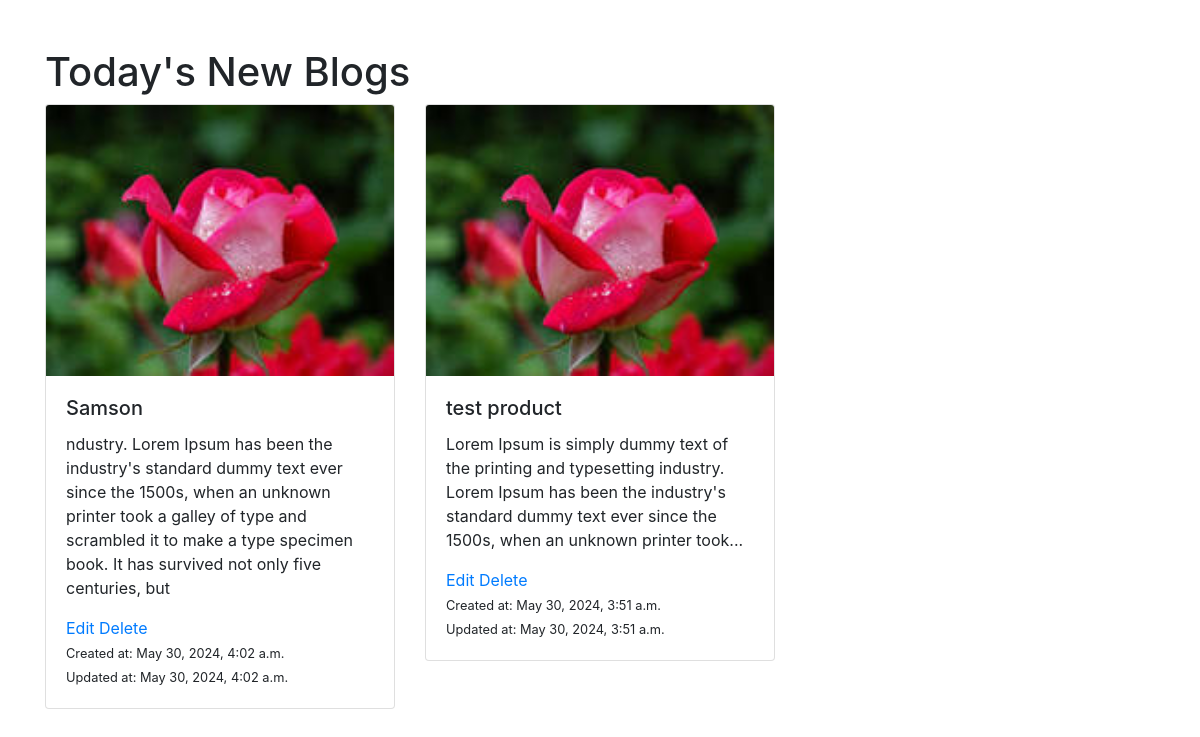
Before: / with the older database file.
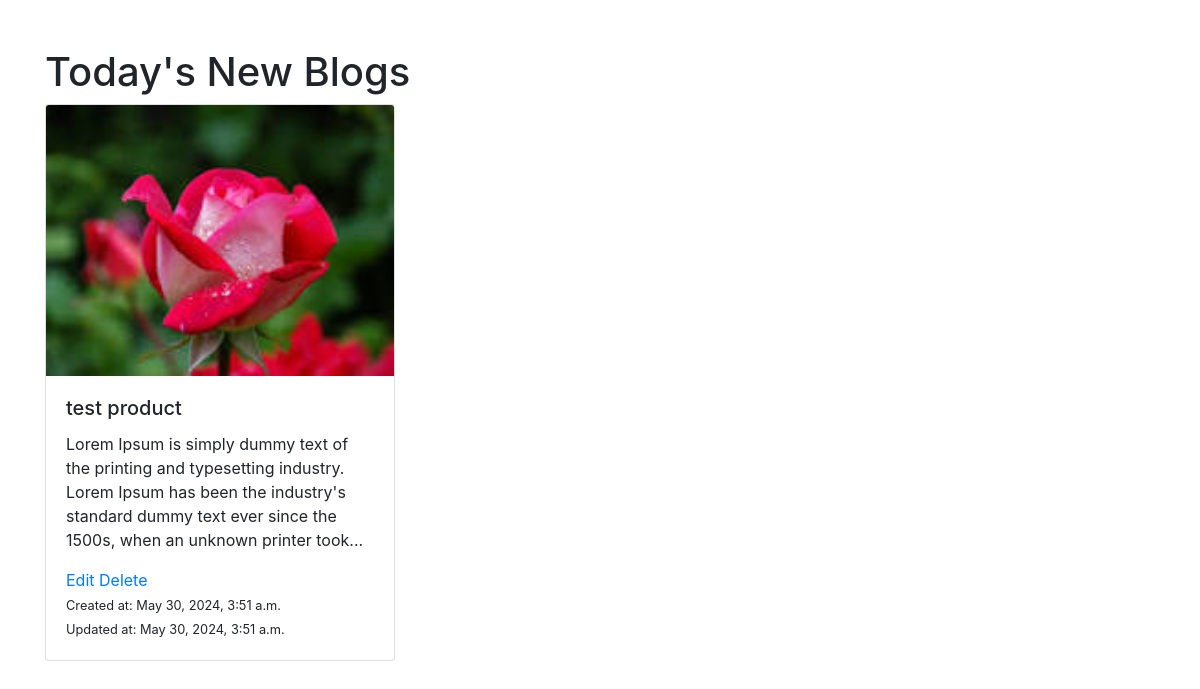
After: the same page with the newer database file.
### gallery/models.py (models this page shows, shortened)
class Product(models.Model):
    name = models.CharField(max_length=100)
    description = models.TextField()
    image = models.ImageField(upload_to="products/")
    created_at = models.DateTimeField(auto_now=True)
    updated_at = models.DateTimeField(auto_now=True)
    def short_description(self):
        words = self.description.split()
        if len(words) > 50:
            return ' '.join(words[:30]) + '...'
        else:
            return self.description

### gallery/views.py (the view)
# urls.py: path('',views.product_list,name='product_list'),
def product_list(request):
    products = Product.objects.all()
    return render(request,'index.html',{'products': products})

### gallery/templates/index.html (shortened to what this page needs)
<!DOCTYPE html>
<html lang="en">
<head>
    <link rel="stylesheet" href="https://maxcdn.bootstrapcdn.com/bootstrap/4.5.2/css/bootstrap.min.css">
</head>
<body>
    <div class="container mt-5">
        <h1>Today's New Blogs</h1>
        <div class="row">
            {% for product in products %}
                <div class="col-md-4 mb-4">
                    <div class="card">
                        <a href="{% url 'product_detail' product.pk %}">
                            <img src="{{product.image.url }}" alt="{{ product.created_name }}" class="card-img-top">
                        </a>
                        <div class="card-body">
                            <h5 class="card-title">{{ product.name }}</h5>
                            <p class="card-text">{{ product.short_description }}</p>
                            <a href="{% url 'edit_product' pk=product.id %}">Edit</a>
                            <a href="{% url 'delete_product' product.pk %}">Delete</a><br>
                            <small class="card-text">Created at: {{product.created_at}}</small><br>
                            <small class="card-text">Updated at: {{product.updated_at}}</small>
                        </div>
                    </div>
                </div>
            {% endfor %}
        </div>
    </div>
</body>
</html>

Changed rows visible on the page:
removed Product: image (picture), name "Samson", short_description "ndustry. Lorem Ipsum has been the industry's standard dummy text ever since the 1500s, when an unknown printer took a galley of type and scrambled it to make a type specimen book. It has survived not only five centuries, but", created_at "May 30, 2024, 4:02 a.m.", updated_at "May 30, 2024, 4:02 a.m."
